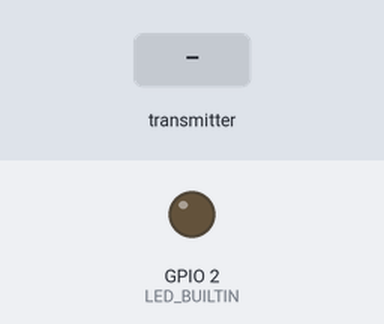
The program below on a simulated ESP32. Parts: output pins drawn as LEDs (lit = HIGH). The inputs (shaded band) are chosen by the test bench. What the program prints to the serial monitor is not drawn.

Above: at 2.2 s.
2.3 s: the transmitter starts sending qua.0 = 0
4.3 s: the transmitter starts sending qua.1 = 25
6.3 s: the transmitter starts sending qua.2 = 25
8.3 s: the transmitter starts sending qua.3 = 25
10.3 s: the transmitter starts sending acc.0 = 25
12.3 s: the transmitter starts sending acc.1 = 25
At 28.4 s:
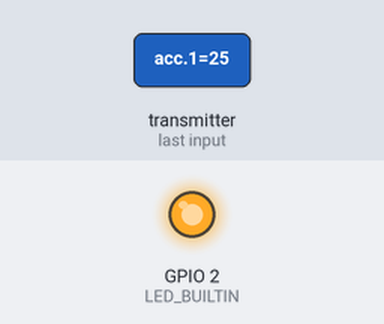
Timing chart, 0 to 28.8 s (numbered marks = the images above; inputs shaded):
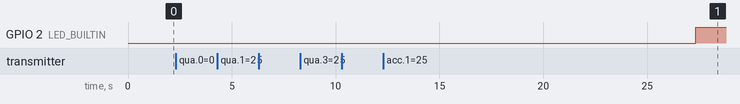

Measured:
- after the input at 2.3 s, every drawn part: stays the same
- after the input at 4.3 s, every drawn part: stays the same
- after the input at 6.3 s, every drawn part: stays the same
- after the input at 8.3 s, every drawn part: stays the same
- after the input at 10.3 s, every drawn part: stays the same

The program:

main.cpp
```cpp
// (licence header left out)
#include <Arduino.h>
#include <WiFi.h>
#include <esp_now.h>
/*
    Ref.: https://karta146831.pixnet.net/blog/post/334779135-esp32--%E5%AF%A6%E7%8F%BE%E5%A4%9A%E5%B0%8D%E4%B8%80%E5%82%B3%E8%BC%B8%21%21%21--esp-now
*/
#define SERIAL_DATA_BINARY 1

/* USER SETTINGS */
typedef struct DataPackage
{
    double qua[4];
    double acc[3];
    int status;
} Data_t;
/* END OF USER SETTINGS */

// UART
Data_t Data_Rx;
const size_t DATA_SIZE = sizeof(Data_t) + 2;
const char start_byte = 's';
const char finish_byte = 'f';

// 數據接收 Callback function
void WiFi_Receive_Callback(const uint8_t *mac, const uint8_t *incomingData, int len);

// 主程式
void setup()
{
    /* Initialize Serial Ports */
    Serial.begin(115200);
    delay(1000);

    /* Pin Mode Setting */
    pinMode(LED_BUILTIN, OUTPUT);

    // 初始化 ESP-NOW
    WiFi.mode(WIFI_STA);
    while (esp_now_init() != 0)
    {
        Serial.println("Error initializing ESP-NOW");
        delay(1000);
    }

    // 設置數據接收 callback function (接受到數據時會觸發)
    esp_now_register_recv_cb(WiFi_Receive_Callback);
}

void loop()
{
    delay(1);
}

void WiFi_Receive_Callback(const uint8_t *mac, const uint8_t *incomingData, int len)
{
    static int Counter;

    // Copy binary data
    memcpy((uint8_t *) &Data_Rx, incomingData, sizeof(Data_t));

#if SERIAL_DATA_BINARY == 1
    // Print Binary Data to Software Serial
    Serial.write('s');
    Serial.write((uint8_t *) &Data_Rx, sizeof(Data_Rx));
    Serial.write('f');
    Serial.flush();
#else
    // Print String Data to Software Serial
    Serial.print(Data_Rx.status);
    Serial.print(" ");
    for (int i = 0; i < 4; i++)
    {
        Serial.print(Data_Rx.qua[i], 2);
        Serial.print(" ");
    }
    Serial.println();
    Serial.flush();
#endif

    // LED Control
    if (Counter++ == 50)
    {
        Counter = 0;
        digitalWrite(LED_BUILTIN, !digitalRead(LED_BUILTIN));
    }
}
```
